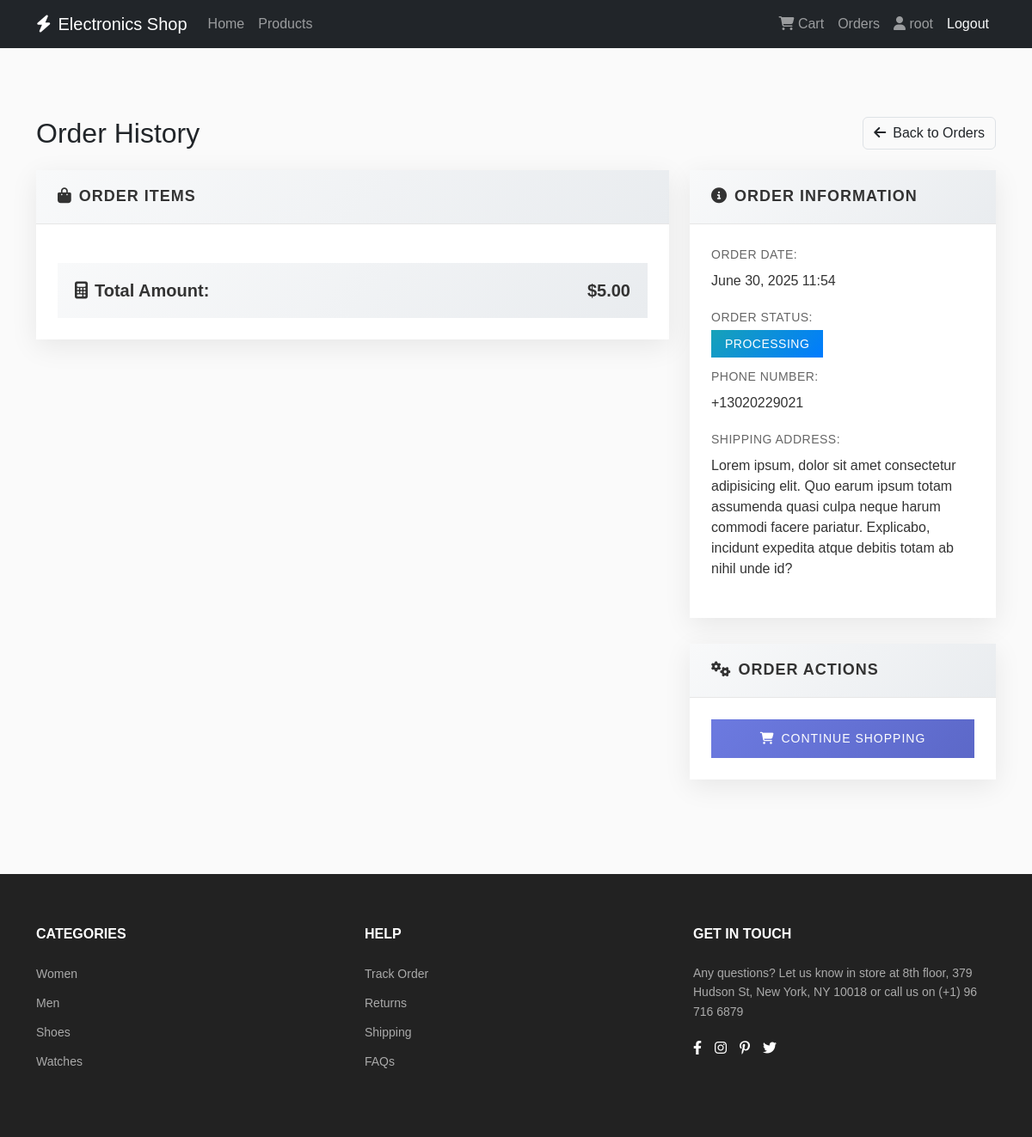
Page /order/6 (signed in) on the committed database.
### store/models.py (models this page shows, shortened)
class Order(models.Model):
    STATUS_CHOICES = [
        ("pending", "Pending"),
        ("processing", "Processing"),
        ("shipped", "Shipped"),
        ("delivered", "Delivered"),
        ("cancelled", "Cancelled"),
    ]
    user = models.ForeignKey(User, on_delete=models.CASCADE)
    total_amount = models.DecimalField(max_digits=10, decimal_places=2)
    status = models.CharField(max_length=20, choices=STATUS_CHOICES, default="pending")
    shipping_address = models.TextField()
    phone = models.CharField(max_length=20)
    created_at = models.DateTimeField(auto_now_add=True)

### store/views.py (the view)
# urls.py: path("order/<int:order_id>", views.order_detail, name="order_detail"),
@login_required
def order_detail(req, order_id):
    order = get_object_or_404(Order, id=order_id, user=req.user)
    order_items = OrderItem.objects.filter(order=order)
    context = {
        "order": order,
        "order_items": order_items,
    }
    return render(req, "store/order_detail.html", context)

### templates/store/order_detail.html (shortened to what this page needs)
{% extends 'store/_base.html' %}
{% load static %}
{% block extra_css %}
  <link rel="stylesheet" href="{% static 'css/order_detail.css' %}" />
{% endblock %}
{% block content %}
  <section class="order-section">
    <div class="container">
      <div class="row">
        <div class="col-lg-12">
          <div class="d-flex justify-content-between align-items-center mb-4">
            <h2 class="section-title mb-0">Order History</h2>
            <a href="{% url 'order_history' %}" class="btn border continue-shopping"><i class="fas fa-arrow-left me-2"></i>Back to Orders</a>
          </div>
        </div>
        <div class="col-lg-8">
          <div class="order-card">
            <div class="card-header-custom">
              <h5><i class="fas fa-shopping-bag me-2"></i>Order Items</h5>
            </div>
            <div class="card-body-custom">
              <div class="order-total">
                <div class="row align-items-center">
                  <div class="col-md-8">
                    <h5><i class="fas fa-calculator me-2"></i>Total Amount:</h5>
                  </div>
                  <div class="col-md-4 text-end">
                    <h5 class="total-amount">${{ order.total_amount }}</h5>
                  </div>
                </div>
              </div>
            </div>
          </div>
        </div>
        <div class="col-lg-4">
          <div class="order-card">
            <div class="card-header-custom">
              <h5><i class="fas fa-info-circle me-2"></i>Order Information</h5>
            </div>
            <div class="card-body-custom">
              <div class="mb-3">
                <div class="info-label">Order Date:</div>
                <div class="info-value">{{ order.created_at|date:'F d, Y H:i' }}</div>
              </div>
              <div class="mb-3">
                <div class="info-label">Order Status:</div>
                <div>
                  {% if order.status == 'pending' %}
                    <span class="status-badge status-pending">{{ order.get_status_display }}</span>
                  {% elif order.status == 'processing' %}
                    <span class="status-badge status-processing">{{ order.get_status_display }}</span>
                  {% elif order.status == 'shipped' %}
                    <span class="status-badge status-shipped">{{ order.get_status_display }}</span>
                  {% elif order.status == 'delivered' %}
                    <span class="status-badge status-delivered">{{ order.get_status_display }}</span>
                  {% elif order.status == 'cancelled' %}
                    <span class="status-badge status-cancelled">{{ order.get_status_display }}</span>
                  {% endif %}
                </div>
              </div>
              <div class="mb-3">
                <div class="info-label">Phone Number:</div>
                <div class="info-value">{{ order.phone }}</div>
              </div>
              <div class="mb-3">
                <div class="info-label">Shipping Address:</div>
                <div class="info-value">{{ order.shipping_address|linebreaks }}</div>
              </div>
            </div>
          </div>
          <div class="order-card">
            <div class="card-header-custom">
              <h5><i class="fas fa-cogs me-2"></i>Order Actions</h5>
            </div>
            <div class="card-body-custom">
              <a href="{% url 'home' %}" class="continue-shopping-btn"><i class="fas fa-shopping-cart me-2"></i>Continue Shopping</a>
            </div>
          </div>
        </div>
      </div>
    </div>
  </section>
{% endblock %}

### templates/store/_base.html (shortened to what this page needs)
<!DOCTYPE html>
<html lang="en">
  <head>
    <link href="https://cdn.jsdelivr.net/npm/bootstrap@5.3.7/dist/css/bootstrap.min.css" rel="stylesheet" />
    <link href="https://cdnjs.cloudflare.com/ajax/libs/font-awesome/6.0.0/css/all.min.css" rel="stylesheet" />
    <link rel="stylesheet" href="https://cdnjs.cloudflare.com/ajax/libs/font-awesome/6.4.0/css/all.min.css" />
    {% block extra_css %}
    {% endblock %}
  </head>
  <body>
    <nav class="navbar navbar-expand-lg navbar-dark bg-dark">
      <div class="container">
        <a class="navbar-brand" href="{% url 'home' %}"><i class="fas fa-bolt me-2"></i>Electronics Shop</a>
        <div class="collapse navbar-collapse" id="navbarNav">
          <ul class="navbar-nav me-auto">
            <li class="nav-item">
              <a class="nav-link" href="{% url 'home' %}">Home</a>
            </li>
            <li class="nav-item">
              <a class="nav-link" href="{% url 'product_list' %}">Products</a>
            </li>
          </ul>
          <ul class="navbar-nav">
            {% if user.is_authenticated %}
              <li class="nav-item">
                <a class="nav-link" href="{% url 'cart_view' %}"><i class="fas fa-shopping-cart"></i> Cart</a>
              </li>
              <li class="nav-item">
                <a class="nav-link" href="{% url 'order_history' %}">Orders</a>
              </li>
              <li class="nav-item">
                <a class="nav-link" href="#" role="button"><i class="fas fa-user"></i> {{ user.username }}</a>
              </li>
              <li class="nav-item">
                <form method="POST" action="{% url 'logout' %}" class="d-inline">
                  <button type="submit" class="nav-link btn btn-link text-light">Logout</button>
                </form>
              </li>
            {% endif %}
          </ul>
        </div>
      </div>
    </nav>
    <main>
      {% block content %}
      {% endblock %}
    </main>
    <footer class="footer">
      <div class="container">
        <div class="footer-content">
          <div class="footer-section categories">
            <h3 class="footer-title">CATEGORIES</h3>
            <ul>
              <li>
                <a href="#">Women</a>
              </li>
              <li>
                <a href="#">Men</a>
              </li>
              <li>
                <a href="#">Shoes</a>
              </li>
              <li>
                <a href="#">Watches</a>
              </li>
            </ul>
          </div>
          <div class="footer-section help">
            <h3 class="footer-title">HELP</h3>
            <ul>
              <li>
                <a href="#">Track Order</a>
              </li>
              <li>
                <a href="#">Returns</a>
              </li>
              <li>
                <a href="#">Shipping</a>
              </li>
              <li>
                <a href="#">FAQs</a>
              </li>
            </ul>
          </div>
          <div class="footer-section get-in-touch">
            <h3 class="footer-title">GET IN TOUCH</h3>
            <p class="contact-info">Any questions? Let us know in store at 8th floor, 379 Hudson St, New York, NY 10018 or call us on (+1) 96 716 6879</p>
            <div class="social-icons">
              <a href="#"><i class="fab fa-facebook-f"></i></a>
              <a href="#"><i class="fab fa-instagram"></i></a>
              <a href="#"><i class="fab fa-pinterest-p"></i></a>
              <a href="#"><i class="fab fa-twitter"></i></a>
            </div>
          </div>
        </div>
      </div>
    </footer>
  </body>
</html>

### static/css/order_detail.css (style rules this page uses)
.order-section { padding: 80px 0; background-color: #fafafa; font-family: "Poppins", sans-serif; }
.order-card { background: white; box-shadow: 0 8px 30px rgba(0, 0, 0, 0.08); border: none; overflow: hidden; margin-bottom: 30px; transition: all 0.3s ease; }
.card-header-custom { background: linear-gradient(135deg, #f8f9fa, #e9ecef); border-bottom: 1px solid #e6e6e6; padding: 20px 25px; }
.card-header-custom h5 { font-size: 18px; font-weight: 600; color: #333; margin: 0; letter-spacing: 1px; text-transform: uppercase; }
.card-body-custom { padding: 25px; }
.order-total { background: linear-gradient(135deg, #f8f9fa, #e9ecef); padding: 20px; margin-top: 20px; }
.order-total h5 { font-size: 20px; font-weight: 600; color: #333; margin: 0; }
.total-amount { font-size: 24px; font-weight: 700; color: #28a745; margin: 0; }
.info-label { font-size: 14px; font-weight: 500; color: #666; text-transform: uppercase; letter-spacing: 0.5px; margin-bottom: 8px; }
.info-value { font-size: 16px; color: #333; font-weight: 500; margin-bottom: 20px; }
.status-badge { padding: 8px 16px; font-size: 14px; font-weight: 500; letter-spacing: 0.5px; text-transform: uppercase; }
.status-processing { background: linear-gradient(135deg, #17a2b8, #007bff); color: white; }
.continue-shopping-btn { background: linear-gradient(135deg, #6c7ae0, #5c68c8); color: white; padding: 12px 30px; border: none; font-size: 14px; font-weight: 500; letter-spacing: 1px; text-transform: uppercase; text-decoration: none; transition: all 0.3s ease; display: inline-block; width: 100%; text-align: center; }

### templates/store/_base.html (style rules this page uses)
html, body { height: 100%; }
body { font-family: 'Playfair Display', sans-serif !important; min-height: 100vh; }
main { flex: 1; }
.footer { background-color: #222; color: #aaa; padding: 60px 0 30px; margin-top: auto; }
.footer-content { display: grid; grid-template-columns: repeat(3, 1fr); gap: 30px; margin-bottom: 30px; }
.footer-title { color: white; font-size: 16px; margin-bottom: 25px; font-weight: 600; }
.footer-section ul { list-style: none; padding: 0; }
.footer-section li { margin-bottom: 10px; }
.footer-section a { color: #aaa; text-decoration: none; font-size: 14px; transition: color 0.3s ease; }
.contact-info { font-size: 14px; line-height: 1.6; margin-bottom: 20px; }
.social-icons { display: flex; gap: 15px; }
.social-icons a { color: white; font-size: 16px; }

### rows in the picture
Order: total_amount "5.00", created_at "June 30, 2025 11:54", status "PROCESSING", phone "+13020229021", shipping_address "Lorem ipsum, dolor sit amet consectetur adipisicing elit. Quo earum ipsum totam assumenda quasi culpa neque harum commodi facere pariatur. Explicabo, incidunt expedita atque debitis totam ab nihil unde id?"

### other values in the picture
{{ user.username }} "root"
